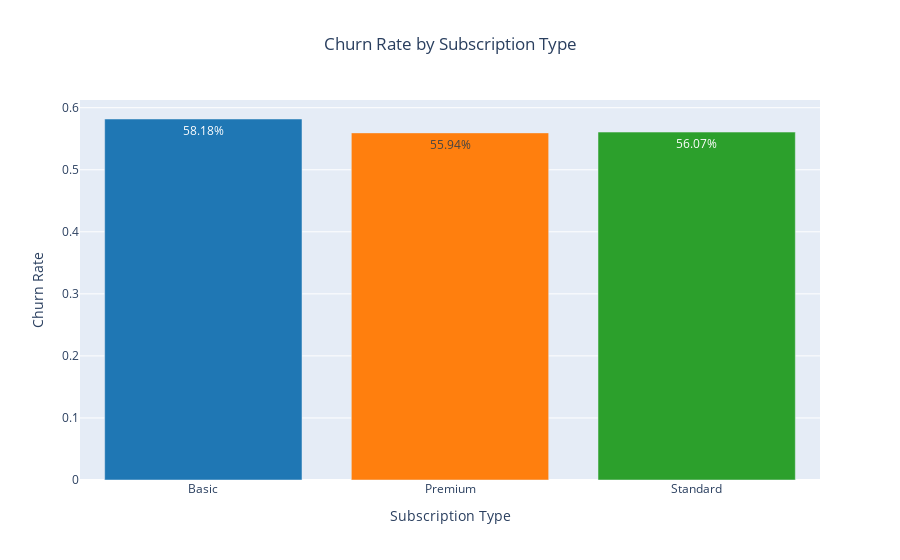

The code cell stored with this chart in its notebook:
### Code cell
churn_rate_by_subscription_type = data.groupby('Subscription Type')['Churn'].mean().reset_index()

fig = go.Figure(data=[go.Bar(
    x=churn_rate_by_subscription_type['Subscription Type'],
    y=churn_rate_by_subscription_type['Churn'],
    text=[f'{p:.2%}' for p in churn_rate_by_subscription_type['Churn']],
    textposition='auto',
    marker_color=['#1f77b4', '#ff7f0e', '#2ca02c'] 
)])

fig.update_layout(
    title={
        'text': 'Churn Rate by Subscription Type',
        'x': 0.5,  
        'xanchor': 'center'
    },
    xaxis_title='Subscription Type',
    yaxis_title='Churn Rate'
)

fig.show()

### Figure 1 — Plotly figure (JSON) as saved in the notebook; plotly's stock layout.template omitted (floating-point values rounded to 4 significant figures)
{"data": [{"marker": {"color": ["#1f77b4", "#ff7f0e", "#2ca02c"]}, "text": ["58.18%", "55.94%", "56.07%"], "textposition": "auto", "type": "bar", "x": ["Basic", "Premium", "Standard"], "y": [0.5818, 0.5594, 0.5607]}], "layout": {"title": {"text": "Churn Rate by Subscription Type", "x": 0.5, "xanchor": "center"}, "xaxis": {"title": {"text": "Subscription Type"}}, "yaxis": {"title": {"text": "Churn Rate"}}}}
